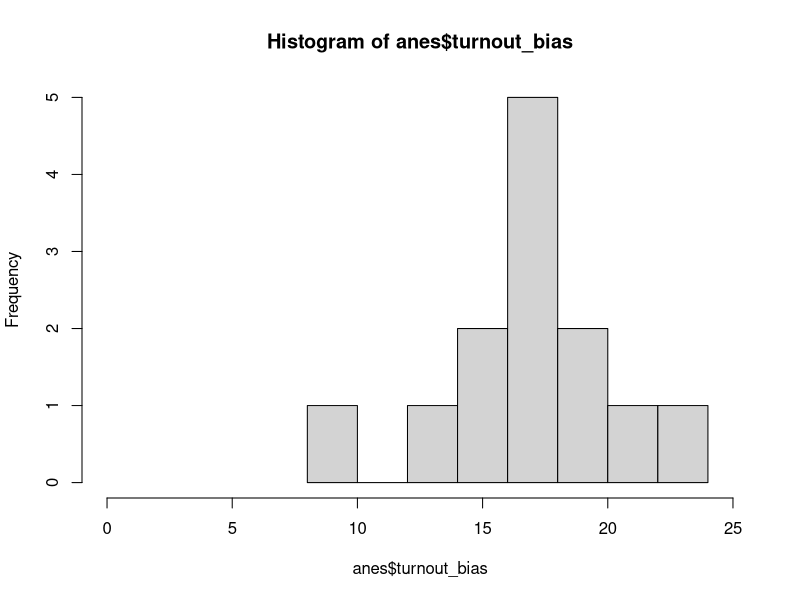

Recreate this plot in R.
## ---- chunk 1
## load and look at the data
anes <- read.csv("ANES.csv") # reads and stores data
head(anes) # shows first observations
## ---- chunk 2
anes$VEP_turnout <- anes$votes / anes$VEP * 100 # creates new variable
## ---- chunk 3
    anes$turnout_bias <- anes$ANES_turnout - anes$VEP_turnout # creates new variable
## ---- chunk 4
    head(anes) # shows first observations
## ---- chunk 5
    hist(anes$turnout_bias, xlim= c(0,25))# creates histogram
## ---- chunk 6
        # compute mean of ANES_turnout for presidential elections
        mean(anes$ANES_turnout[anes$presidential==1]) 
## ---- chunk 7
        # compute mean of VEP_turnout for presidential elections
        mean(anes$VEP_turnout[anes$presidential==1]) 
## ---- chunk 8
        # compute mean of turnout bias for presidential elections
        mean(anes$turnout_bias[anes$presidential==1]) 
## ---- chunk 9
        # compute mean of ANES_turnout for midterm elections
        mean(anes$ANES_turnout[anes$presidential==0]) 
## ---- chunk 10
        # compute mean of VEP_turnout for midterm elections
        mean(anes$VEP_turnout[anes$presidential==0]) 
## ---- chunk 11
        # compute mean of turnout bias for midterm elections
        mean(anes$turnout_bias[anes$presidential==0]) 
